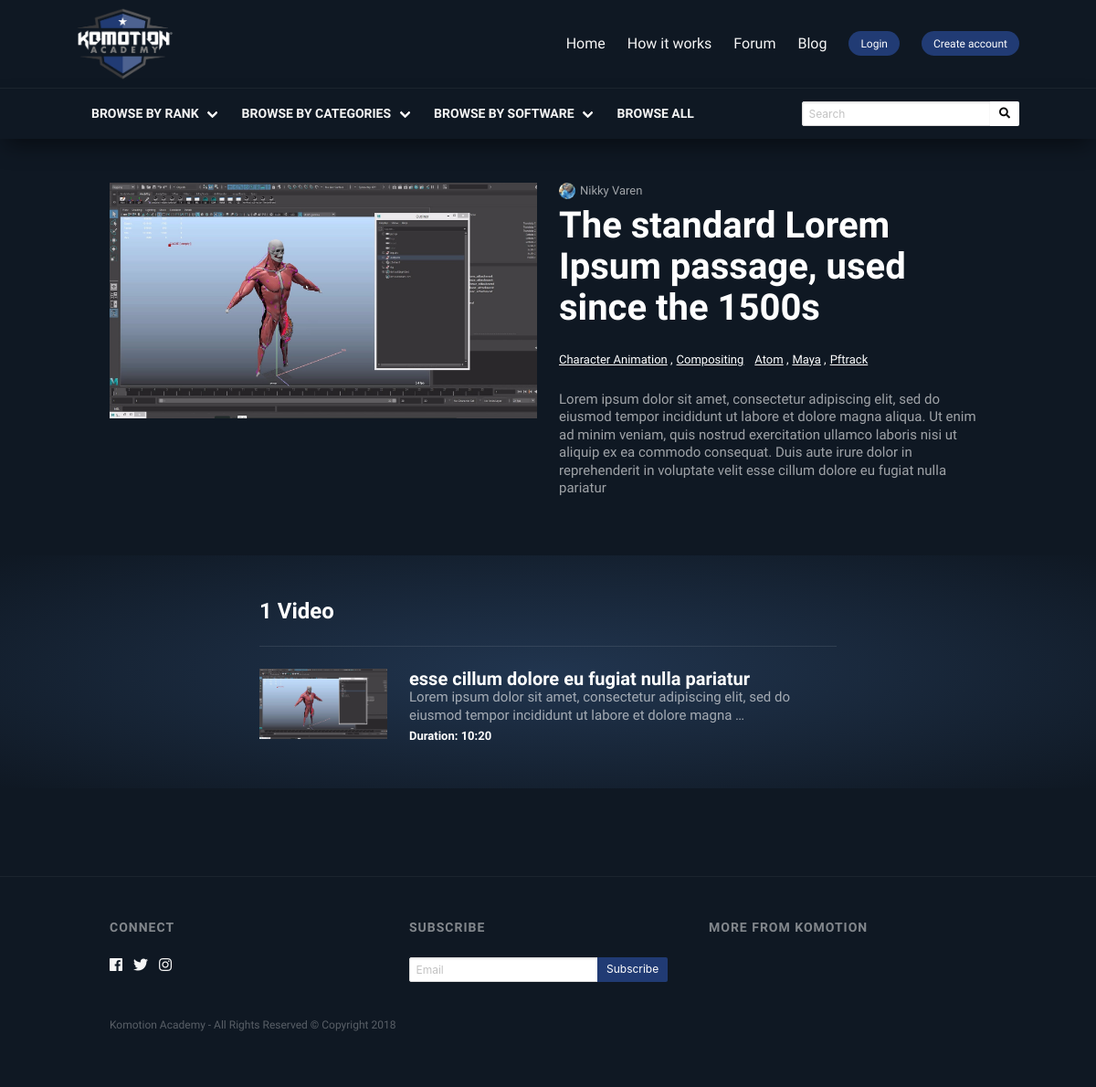
Screenshot of /tutorial/13 with the database file from the repository.
### academy/models.py (models this page shows, shortened)
class Course(models.Model):
    title = models.CharField(max_length=128)
    description = models.TextField(blank=True, null=True)
    image = models.ImageField(upload_to="course/", null=True, blank=True)
    authors = models.ManyToManyField(Author)
    category = models.ManyToManyField(Category)
    software = models.ManyToManyField(Software)
    rank = models.ManyToManyField(Rank)
    views = models.ManyToManyField('View', blank=True)
    likes = models.ManyToManyField('Like', blank=True)
    created_at = models.DateTimeField(auto_now_add=True)
    def __str__(self):
        return self.title
    class Meta:
        ordering = ['-created_at']
        permissions = (('can_view_course', 'Can View Course'),)

class Author(models.Model):
    name = models.CharField(max_length=64)
    bio = models.TextField()
    avatar = models.ImageField(upload_to="avatar/", null=True, blank=True)
    social_twitter = models.CharField(max_length=128, blank=True, null=True)
    social_facebook = models.CharField(max_length=128, blank=True, null=True)
    social_instagram = models.CharField(max_length=128, blank=True, null=True)
    social_linkedin = models.CharField(max_length=128, blank=True, null=True)

class Category(models.Model):
    title = models.CharField(max_length=128)
    description = models.TextField(blank=True, null=True)
    image = models.ImageField(upload_to="category/", null=True, blank=True)
    class Meta:
        ordering = ['title']

class Software(models.Model):
    title = models.CharField(max_length=128)
    description = models.TextField(blank=True, null=True)
    image = models.ImageField(upload_to="software/", null=True, blank=True)
    class Meta:
        ordering = ['title']

class CourseFile(models.Model):
    course = models.ForeignKey(Course, on_delete=models.CASCADE)
    track_no = models.IntegerField()
    title = models.CharField(max_length=128)
    description = models.TextField(blank=True, null=True)
    image = models.ImageField(upload_to="course_file", null=True, blank=True)
    file = models.CharField(max_length=512)
    duration = models.CharField(max_length=24, null=True, blank=True)
    views = models.ManyToManyField('View', blank=True)
    likes = models.ManyToManyField('Like', blank=True)
    class Meta:
        ordering = ('track_no',)

### academy/views.py (the view)
# urls.py: path('tutorial/<int:id>', TutorialView.as_view(), name="view_tuts"),
class TutorialView(DetailView):
    template_name = 'parts/tutorial/view.html'
    context_object_name = 'course'
    model = Course
    pk_url_kwarg = 'id'
    def get_context_data(self, *args, **kwargs):
        print(kwargs)
        context = super().get_context_data(*args, **kwargs)
        context['files'] = CourseFile.objects.filter(course=self.object)
        return context

### academy/templates/parts/tutorial/view.html (shortened to what this page needs)
{% extends '../../base/app.html' %}
{% block content %}
<div class="hero">
    <div class="hero-body">
        <div class="container">
            <div class="columns">
                <div class="column is-6">
                    <figure class="image">
                        <img src="{{ course.image.url }}" alt="{{ course.title }}">
                    </figure>
                </div>
                <div class="column is-6">
                    {% include '../snippets/authors.html' with authors=course.authors.all %}
                    <h1 class="title is-2 has-text-white">{{ course.title }}</h1>
                    <div class="level is-mobile">
                        <div class="level-left">
                            <div class="level-item">
                                {% include '../snippets/categories.html' with categories=course.category.all %}
                            </div>
                            <div class="level-item">
                                {% include '../snippets/softwares.html' with softwares=course.software.all %}
                            </div>
                        </div>
                    </div>
                    {% if course.description %}
                        <p class="has-text-white">{{ course.description }}</p>
                    {% endif %}
                </div>
            </div>
        </div>
    </div>
</div>
<div class="hero is-burnt">
    <div class="hero-body">
        <div class="container">
            <div class="columns is-centered">
                <div class="column is-8">
                    {% if files %}
                        <h2 class="title is-4 has-text-white">{{ files.count }} Video{{ files.count|pluralize }}</h2>
                        <hr>
                        {% include '../snippets/course-files.html' with files=files tutorial=course.id %}
                    {% endif %}
                </div>
            </div>
        </div>
    </div>
</div>
{% endblock content %}

### academy/templates/parts/snippets/authors.html
{% if authors %}
<div class="avatar-group is-inverse">
    {% for author in authors %}
    <div class="avatar is-small">
        <figure class="image">
            <img src="{{ author.avatar.url }}" alt="{{ author.name }}">
        </figure>
        <div><a href="#">{{ author.name }}</a></div>
    </div>
    {% endfor %}
</div>
{% endif %}

### academy/templates/parts/snippets/categories.html
{% if categories %}
    <ul class="categories">
        {% for category in categories %}
            <li>
                <a href="#">{{ category.title }}</a>
            </li>
        {% endfor %}
    </ul>
{% endif %}

### academy/templates/parts/snippets/softwares.html
{% if softwares %}
    <ul class="categories">
        {% for software in softwares %}
            <li>
                <a href="#">{{ software.title }}</a>
            </li>
        {% endfor %}
    </ul>
{% endif %}

### academy/templates/parts/snippets/course-files.html (shortened to what this page needs)
{% if files %}
    <div id="course-files">
        {% for file in files %}
            <div class="columns is-mobile course-file">
                <div class="column is-3">
                    <figure class="image">
                        <img src="{{ file.image.url }}" alt="{{ file.title }}">
                    </figure>
                </div>
                <div class="column is-9">
                    <h3 class="title is-5 is-marginless">
                        <a href="{% url 'academy:view_video' id=tutorial video=file.id %}">{{ file.title }}</a>
                    </h3>
                    <p class="is-marginless">{{ file.description|truncatewords:18 }}</p>
                    <div class="level is-mobile course-meta">
                        <div class="level-left">
                            <div class="level-item has-text-white">
                                Duration: {{ file.duration }}
                            </div>
                        </div>
                    </div>
                </div>
            </div>
        {% endfor %}
    </div>
{% endif %}

### rows the page displays
Course: image (picture), title "The standard Lorem Ipsum passage, used since the 1500s", description "Lorem ipsum dolor sit amet, consectetur adipiscing elit, sed do eiusmod tempor incididunt ut labore et dolore magna aliqua. Ut enim ad minim veniam, quis nostrud exercitation ullamco laboris nisi ut aliquip ex ea commodo consequat. Duis aute irure dolor in reprehenderit in voluptate velit esse cillum dolore eu fugiat nulla pariatur"
Author: avatar (picture), name "Nikky Varen"
Category: title "Character Animation"
Category: title "Compositing"
Software: title "Atom"
Software: title "Maya"
Software: title "Pftrack"
CourseFile: image (picture), title "esse cillum dolore eu fugiat nulla pariatur", description "Lorem ipsum dolor sit amet, consectetur adipiscing elit, sed do eiusmod tempor incididunt ut labore et dolore magna …", duration "10:20"

### other values shown
{{ files.count }} "1"
